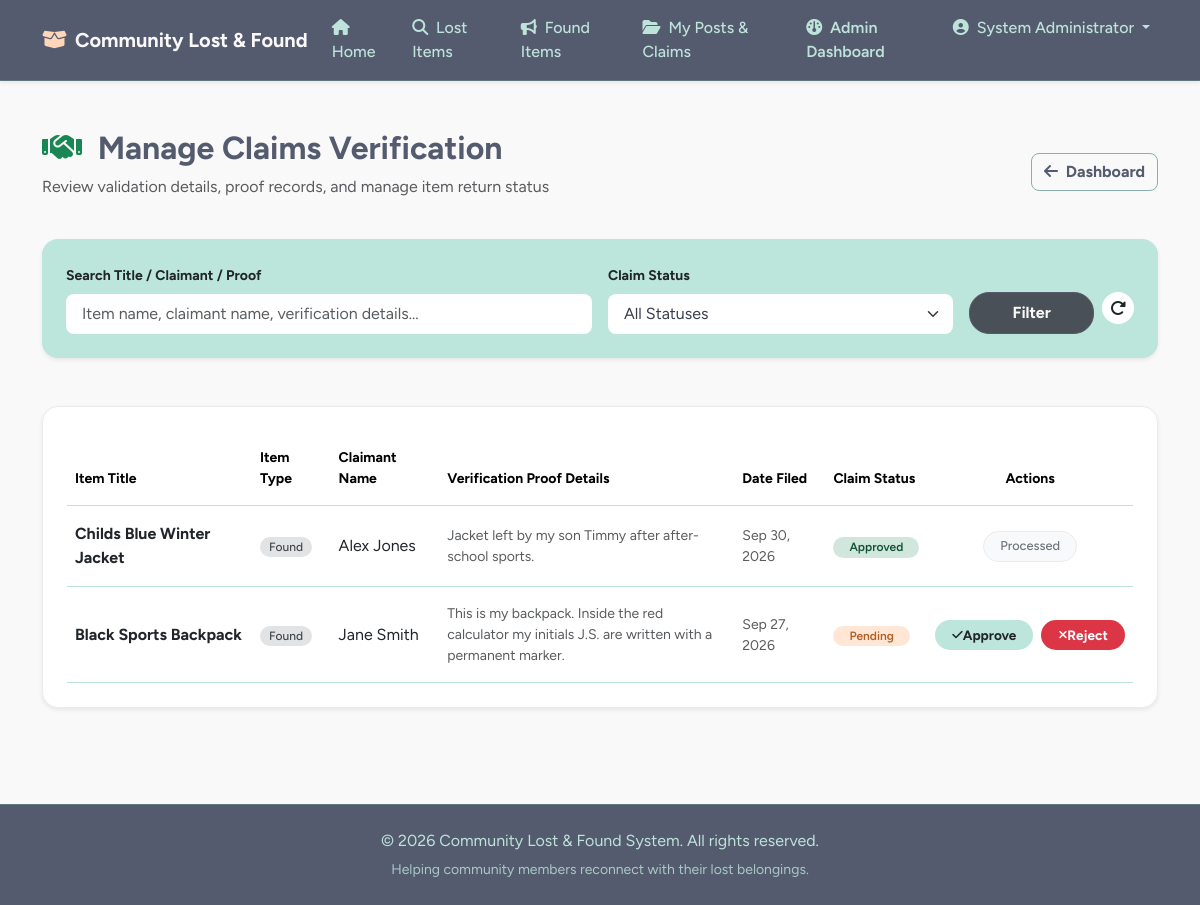
Screenshot of /admin/manage_claims.php (signed in) with the database file from the repository.
### tables this page shows
CREATE TABLE `claims` (
  `claim_id` INT AUTO_INCREMENT PRIMARY KEY,
  `claimer_user_id` INT NOT NULL,
  `status_id` INT NOT NULL DEFAULT 1,
  `item_id` INT NOT NULL,
  `proof_description` TEXT NOT NULL,
  `admin_notes` TEXT DEFAULT NULL,
  `created_at` TIMESTAMP DEFAULT CURRENT_TIMESTAMP,
  `updated_at` TIMESTAMP DEFAULT CURRENT_TIMESTAMP ON UPDATE CURRENT_TIMESTAMP,
  CONSTRAINT `fk_claim_user` FOREIGN KEY (`claimer_user_id`) REFERENCES `users` (`user_id`) ON DELETE CASCADE,
  CONSTRAINT `fk_claim_status` FOREIGN KEY (`status_id`) REFERENCES `c_status` (`status_id`) ON DELETE RESTRICT,
  CONSTRAINT `fk_claim_item` FOREIGN KEY (`item_id`) REFERENCES `items` (`item_id`) ON DELETE CASCADE
);

CREATE TABLE `items` (
  `item_id` INT AUTO_INCREMENT PRIMARY KEY,
  `user_id` INT NOT NULL,
  `status_id` INT NOT NULL DEFAULT 1,
  `item_type` ENUM('Lost', 'Found') NOT NULL,
  `category_id` INT NOT NULL,
  `title` VARCHAR(150) NOT NULL,
  `description` TEXT NOT NULL,
  `location` VARCHAR(150) NOT NULL,
  `event_date` DATE NOT NULL,
  `created_at` TIMESTAMP DEFAULT CURRENT_TIMESTAMP,
  `updated_at` TIMESTAMP DEFAULT CURRENT_TIMESTAMP ON UPDATE CURRENT_TIMESTAMP,
  CONSTRAINT `fk_item_user` FOREIGN KEY (`user_id`) REFERENCES `users` (`user_id`) ON DELETE CASCADE,
  CONSTRAINT `fk_item_status` FOREIGN KEY (`status_id`) REFERENCES `i_status` (`status_id`) ON DELETE RESTRICT,
  CONSTRAINT `fk_item_category` FOREIGN KEY (`category_id`) REFERENCES `categories` (`category_id`) ON DELETE RESTRICT,
  INDEX `idx_item_type` (`item_type`)
);

CREATE TABLE `c_status` (
  `status_id` INT AUTO_INCREMENT PRIMARY KEY,
  `status` VARCHAR(30) NOT NULL UNIQUE
);

### admin/manage_claims.php (the view, shortened to what this page needs)
<?php
require_once '../db.php';
$search = trim($_GET['search'] ?? '');
$query = "SELECT c.*, i.title AS item_title, i.item_type, cs.status AS claim_status,
                 CONCAT(u.firstname, ' ', u.lastname) AS claimant_name
          FROM claims c
          JOIN items i ON c.item_id = i.item_id
          JOIN users u ON c.claimer_user_id = u.user_id
          JOIN c_status cs ON c.status_id = cs.status_id
          WHERE 1=1";
$params = [];
$query .= " ORDER BY c.created_at DESC";
$stmt = $pdo->prepare($query);
$stmt->execute($params);
$claims = $stmt->fetchAll();
include '../header.php';
?>
<div class="container my-5">
    <div class="d-flex justify-content-between align-items-center mb-4">
        <div>
            <h2 class="fw-bold"><i class="fa-solid fa-handshake text-success me-2"></i> Manage Claims Verification</h2>
            <p class="text-muted">Review validation details, proof records, and manage item return status</p>
        </div>
        <a href="dashboard.php" class="btn btn-outline-secondary fw-bold" style="border-radius: 8px;"><i class="fa-solid fa-arrow-left me-1"></i> Dashboard</a>
    </div>
    <div class="card shadow-sm mb-5 border-0" style="background-color: #bce5db; border-radius: 16px;">
        <div class="card-body p-4">
            <form method="GET" action="manage_claims.php" class="row g-3 align-items-end">
                <div class="col-md-6">
                    <label class="form-label fw-bold small text-dark">Search Title / Claimant / Proof</label>
                    <input type="text" class="form-control bg-white border-0 py-2" style="border-radius: 8px;" name="search" value="<?php echo htmlspecialchars($search); ?>" placeholder="Item name, claimant name, verification details...">
                </div>
                <div class="col-md-4">
                    <label class="form-label fw-bold small text-dark">Claim Status</label>
                    <select class="form-select bg-white border-0 py-2" style="border-radius: 8px;" name="status">
                        <option value="">All Statuses</option>
                    </select>
                </div>
                <div class="col-md-2 d-flex gap-2">
                    <button type="submit" class="btn btn-dark w-100 fw-bold py-2 px-3" style="border-radius: 20px; background-color: #495057;">Filter</button>
                    <a href="manage_claims.php" class="btn btn-outline-dark bg-white border-0 p-2 d-inline-flex align-items-center justify-content-center" style="border-radius: 50%; width: 38px; height: 32px; background-color: #fff;"><i class="fa-solid fa-rotate-right"></i></a>
                </div>
            </form>
        </div>
    </div>
    <div class="card shadow-sm p-4 border border-light-subtle" style="border-radius: 16px;">
        <div class="table-responsive">
            <table class="table table-hover align-middle mb-0">
                <thead>
                    <tr class="text-dark small border-bottom" style="font-weight: 600;">
                        <th class="py-3">Item Title</th>
                        <th class="py-3">Item Type</th>
                        <th class="py-3">Claimant Name</th>
                        <th class="py-3">Verification Proof Details</th>
                        <th class="py-3">Date Filed</th>
                        <th class="py-3">Claim Status</th>
                        <th class="py-3 text-center">Actions</th>
                    </tr>
                </thead>
                <tbody>
                    <?php if (empty($claims)): ?>
                        <tr>
                            <td colspan="7" class="text-center py-5 text-muted">No records found matching your filters.</td>
                        </tr>
                    <?php else: ?>
                        <?php foreach ($claims as $claim): ?>
                            <tr class="border-bottom border-light-subtle">
                                <td class="py-3 fw-bold text-dark"><?php echo htmlspecialchars($claim['item_title']); ?></td>
                                <td class="py-3">
                                    <span class="badge rounded-pill px-2.5 py-1 text-xs" style="background-color: #e2e3e5; color: #41464b; font-weight: 500;">
                                        <?php echo htmlspecialchars($claim['item_type']); ?>
                                    </span>
                                </td>
                                <td class="py-3 text-dark"><?php echo htmlspecialchars($claim['claimant_name']); ?></td>
                                <td class="py-3 text-muted small">
                                    <div class="text-wrap" style="max-width: 320px; line-height: 1.5;">
                                        <?php echo nl2br(htmlspecialchars($claim['proof_description'])); ?>
                                    </div>
                                </td>
                                <td class="py-3 text-muted small"><?php echo date('M d, Y', strtotime($claim['created_at'])); ?></td>
                                <td class="py-3">
                                    <?php
                                    $badgeStyle = 'background-color: #f8d7da; color: #842029;';
                                    if ($claim['claim_status'] === 'Approved') $badgeStyle = 'background-color: #d1e7dd; color: #0f5132;';
                                    if ($claim['claim_status'] === 'Pending') $badgeStyle = 'background-color: #ffe6d5; color: #b25e24;';
                                    ?>
                                    <span class="badge rounded-pill px-3 py-1.5 small" style="<?php echo $badgeStyle; ?> font-weight: 600;">
                                        <?php echo htmlspecialchars($claim['claim_status']); ?>
                                    </span>
                                </td>
                                <td class="py-3">
                                    <div class="d-flex justify-content-center">
                                        <?php if ($claim['claim_status'] === 'Pending'): ?>
                                            <div class="d-flex gap-2">
                                                <a href="manage_claims.php?action=approve&id=<?php echo $claim['claim_id']; ?>"
                                                   class="btn btn-sm text-dark px-3 py-1.5 fw-bold d-inline-flex align-items-center"
                                                   style="border-radius: 20px; background-color: #bce5db; font-size: 0.85rem;"
                                                   onclick="return confirm('Approve claim? All other requests for this item will be auto-rejected.');">
                                                    <i class="fa-solid fa-check me-1.5 small"></i> Approve
                                                </a>
                                                <a href="manage_claims.php?action=reject&id=<?php echo $claim['claim_id']; ?>"
                                                   class="btn btn-sm text-white px-3 py-1.5 fw-bold d-inline-flex align-items-center"
                                                   style="border-radius: 20px; background-color: #dc3545; font-size: 0.85rem;"
                                                   onclick="return confirm('Reject claim submission record?');">
                                                    <i class="fa-solid fa-xmark me-1.5 small"></i> Reject
                                                </a>
                                            </div>
                                        <?php else: ?>
                                            <span class="badge rounded-pill px-3 py-2 text-muted border border-light-subtle bg-white small" style="font-weight: 500; font-size: 0.8rem; background-color: #f8f9fa !important; border-color: #e9ecef !important; color: #6c757d !important;">
                                                Processed
                                            </span>
                                        <?php endif; ?>
                                    </div>
                                </td>
                            </tr>
                        <?php endforeach; ?>
                    <?php endif; ?>
                </tbody>
            </table>
        </div>
    </div>
</div>
<?php include '../footer.php'; ?>

### header.php (style rules this page uses)
:root { --blue-slate: #555b6eff; --muted-teal: #89b0aeff; --frozen-water: #bee3dbff; --bright-snow: #faf9f9ff; --peach-fuzz: #ffd6baff; --ink: #3b3f4d; }
body { background-color: var(--bright-snow); color: var(--blue-slate); font-family: 'Figtree', system-ui, -apple-system, 'Segoe UI', sans-serif; display: flex; flex-direction: column; min-height: 100vh; }
.btn-outline-secondary, .btn-outline-success { border-color: var(--muted-teal); color: var(--blue-slate); font-weight: 600; border-radius: 999px; }
.btn-dark { background-color: var(--blue-slate); border-color: var(--blue-slate); color: var(--bright-snow); border-radius: 999px; font-weight: 600; }
.card { border: 1px solid var(--frozen-water); border-radius: 16px; background-color: #ffffff; box-shadow: 0 4px 20px rgba(85, 91, 110, 0.04); transition: transform 0.2s ease, box-shadow 0.2s ease; }
.badge { font-weight: 600; padding: .35em .75em; border-radius: 999px; }
.form-control, .form-select { border-radius: 12px; border: 1px solid var(--muted-teal); padding: .65rem 1rem; background-color: #fff; color: var(--ink); }
.form-control { border-radius: 12px; }
.table { color: var(--blue-slate); }
.table>:not(caption)>*>* { border-bottom-color: var(--frozen-water); }

### rows the page displays
claims: item.title "Childs Blue Winter Jacket", item.item_type "Found", claimant_name "Alex Jones", proof_description "Jacket left by my son Timmy after after-school sports.", created_at "Sep 30, 2026", status.status "Approved", shows "Processed"
claims: item.title "Black Sports Backpack", item.item_type "Found", claimant_name "Jane Smith", proof_description "This is my backpack. Inside the red calculator my initials J.S. are written with a permanent marker.", created_at "Sep 27, 2026", status.status "Pending"

### other values shown
$_SESSION['full_name'] "System Administrator"
